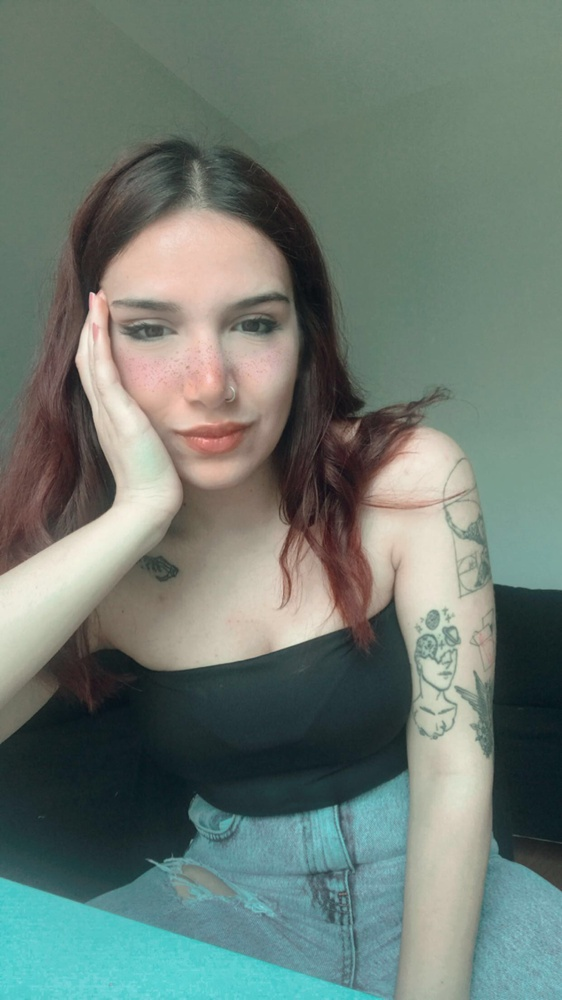
#> input picture oyku.jpg, 562 x 1000 px, shrunk from 1242 x 2208 before the run
$ python matris.py
#> lines starting #> are read from the running program, lines starting #| are printed output that depends on the picture
import cv2
import numpy as np
img= cv2.imread("oyku.jpg")
#> img is the input picture: shape (1000, 562, 3); mean B, G, R 114.8, 122.8, 109
gray = cv2.cvtColor(img, cv2.COLOR_BGR2GRAY)
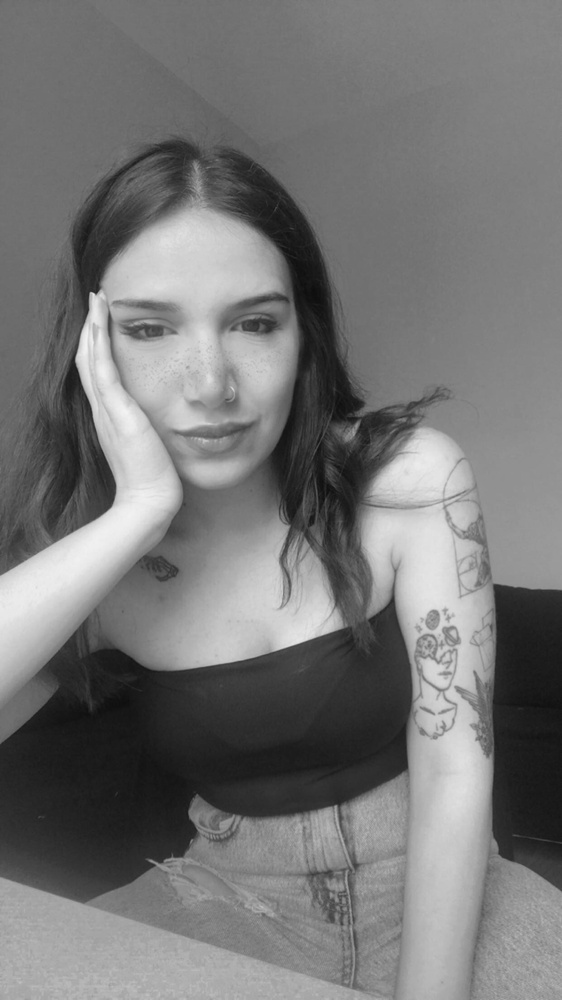
#> gray: shape (1000, 562); min 13, max 242, mean 117.8

cv2.imshow("Bne", img)
cv2.imshow("Gri bne", gray)
print(img)
#> (printed output is left out)
cv2.waitKey(0)
cv2.destroyWindow()
